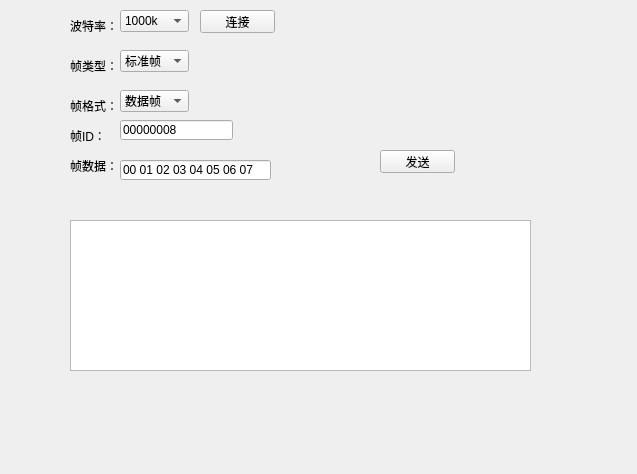
<?xml version="1.0" encoding="UTF-8"?>
<ui version="4.0">
 <class>ctrlobj</class>
 <widget class="QWidget" name="ctrlobj">
  <property name="geometry">
   <rect>
    <x>0</x>
    <y>0</y>
    <width>637</width>
    <height>474</height>
   </rect>
  </property>
  <property name="windowTitle">
   <string>ctrlobj</string>
  </property>
  <widget class="QPushButton" name="bt_Connected">
   <property name="geometry">
    <rect>
     <x>200</x>
     <y>10</y>
     <width>75</width>
     <height>23</height>
    </rect>
   </property>
   <property name="text">
    <string>连接</string>
   </property>
  </widget>
  <widget class="QComboBox" name="CB_Baud">
   <property name="geometry">
    <rect>
     <x>120</x>
     <y>10</y>
     <width>69</width>
     <height>22</height>
    </rect>
   </property>
   <property name="currentText">
    <string>1000k</string>
   </property>
   <property name="currentIndex">
    <number>0</number>
   </property>
   <property name="insertPolicy">
    <enum>QComboBox::InsertAtBottom</enum>
   </property>
   <item>
    <property name="text">
     <string>1000k</string>
    </property>
   </item>
   <item>
    <property name="text">
     <string>800k</string>
    </property>
   </item>
   <item>
    <property name="text">
     <string>666k</string>
    </property>
   </item>
   <item>
    <property name="text">
     <string>500k</string>
    </property>
   </item>
   <item>
    <property name="text">
     <string>400k</string>
    </property>
   </item>
   <item>
    <property name="text">
     <string>250k</string>
    </property>
   </item>
   <item>
    <property name="text">
     <string>200k</string>
    </property>
   </item>
   <item>
    <property name="text">
     <string>125k</string>
    </property>
   </item>
   <item>
    <property name="text">
     <string>100k</string>
    </property>
   </item>
   <item>
    <property name="text">
     <string>80k</string>
    </property>
   </item>
   <item>
    <property name="text">
     <string>50k</string>
    </property>
   </item>
  </widget>
  <widget class="QLabel" name="label">
   <property name="geometry">
    <rect>
     <x>70</x>
     <y>20</y>
     <width>54</width>
     <height>12</height>
    </rect>
   </property>
   <property name="text">
    <string>波特率：</string>
   </property>
  </widget>
  <widget class="QLabel" name="label_2">
   <property name="geometry">
    <rect>
     <x>70</x>
     <y>60</y>
     <width>54</width>
     <height>12</height>
    </rect>
   </property>
   <property name="text">
    <string>帧类型：</string>
   </property>
  </widget>
  <widget class="QLabel" name="label_3">
   <property name="geometry">
    <rect>
     <x>70</x>
     <y>100</y>
     <width>54</width>
     <height>12</height>
    </rect>
   </property>
   <property name="text">
    <string>帧格式：</string>
   </property>
  </widget>
  <widget class="QLabel" name="label_4">
   <property name="geometry">
    <rect>
     <x>70</x>
     <y>130</y>
     <width>54</width>
     <height>12</height>
    </rect>
   </property>
   <property name="text">
    <string>帧ID：</string>
   </property>
  </widget>
  <widget class="QLabel" name="label_5">
   <property name="geometry">
    <rect>
     <x>70</x>
     <y>160</y>
     <width>54</width>
     <height>12</height>
    </rect>
   </property>
   <property name="text">
    <string>帧数据：</string>
   </property>
  </widget>
  <widget class="QComboBox" name="CB_EXT">
   <property name="geometry">
    <rect>
     <x>120</x>
     <y>50</y>
     <width>69</width>
     <height>22</height>
    </rect>
   </property>
   <property name="currentText">
    <string>标准帧</string>
   </property>
   <property name="currentIndex">
    <number>0</number>
   </property>
   <property name="insertPolicy">
    <enum>QComboBox::InsertAtBottom</enum>
   </property>
   <item>
    <property name="text">
     <string>标准帧</string>
    </property>
   </item>
   <item>
    <property name="text">
     <string>扩展帧</string>
    </property>
   </item>
  </widget>
  <widget class="QComboBox" name="CB_RTR">
   <property name="geometry">
    <rect>
     <x>120</x>
     <y>90</y>
     <width>69</width>
     <height>22</height>
    </rect>
   </property>
   <property name="currentText">
    <string>数据帧</string>
   </property>
   <property name="currentIndex">
    <number>0</number>
   </property>
   <property name="insertPolicy">
    <enum>QComboBox::InsertAtBottom</enum>
   </property>
   <item>
    <property name="text">
     <string>数据帧</string>
    </property>
   </item>
   <item>
    <property name="text">
     <string>远程帧</string>
    </property>
   </item>
  </widget>
  <widget class="QPushButton" name="BT_Send">
   <property name="geometry">
    <rect>
     <x>380</x>
     <y>150</y>
     <width>75</width>
     <height>23</height>
    </rect>
   </property>
   <property name="text">
    <string>发送</string>
   </property>
  </widget>
  <widget class="QLineEdit" name="T_ID">
   <property name="geometry">
    <rect>
     <x>120</x>
     <y>120</y>
     <width>113</width>
     <height>20</height>
    </rect>
   </property>
   <property name="text">
    <string>00000008</string>
   </property>
   <property name="maxLength">
    <number>8</number>
   </property>
  </widget>
  <widget class="QLineEdit" name="T_DATA">
   <property name="geometry">
    <rect>
     <x>120</x>
     <y>160</y>
     <width>151</width>
     <height>20</height>
    </rect>
   </property>
   <property name="text">
    <string>00 01 02 03 04 05 06 07</string>
   </property>
   <property name="maxLength">
    <number>23</number>
   </property>
  </widget>
  <widget class="QTextEdit" name="textEdit">
   <property name="geometry">
    <rect>
     <x>70</x>
     <y>220</y>
     <width>461</width>
     <height>151</height>
    </rect>
   </property>
  </widget>
 </widget>
 <layoutdefault spacing="6" margin="11"/>
 <resources/>
 <connections/>
</ui>
